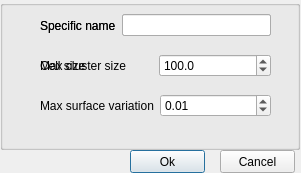
<?xml version="1.0" encoding="UTF-8"?>
<ui version="4.0">
 <class>sfcSimpF</class>
 <widget class="QDialog" name="sfcSimpF">
  <property name="geometry">
   <rect>
    <x>0</x>
    <y>0</y>
    <width>301</width>
    <height>173</height>
   </rect>
  </property>
  <property name="windowTitle">
   <string>Cloud Simplifier property</string>
  </property>
  <widget class="QPushButton" name="ok">
   <property name="geometry">
    <rect>
     <x>130</x>
     <y>150</y>
     <width>75</width>
     <height>23</height>
    </rect>
   </property>
   <property name="text">
    <string>Ok</string>
   </property>
  </widget>
  <widget class="QPushButton" name="cancel">
   <property name="geometry">
    <rect>
     <x>220</x>
     <y>150</y>
     <width>75</width>
     <height>23</height>
    </rect>
   </property>
   <property name="text">
    <string>Cancel</string>
   </property>
  </widget>
  <widget class="QGroupBox" name="grid">
   <property name="geometry">
    <rect>
     <x>0</x>
     <y>0</y>
     <width>300</width>
     <height>150</height>
    </rect>
   </property>
   <property name="title">
    <string/>
   </property>
   <widget class="QWidget" name="horizontalLayoutWidget_6">
    <property name="geometry">
     <rect>
      <x>40</x>
      <y>10</y>
      <width>231</width>
      <height>31</height>
     </rect>
    </property>
    <layout class="QHBoxLayout" name="horizontalLayout_6">
     <item>
      <widget class="QLabel" name="label_2">
       <property name="text">
        <string>Specific name</string>
       </property>
      </widget>
     </item>
     <item>
      <widget class="QLineEdit" name="name"/>
     </item>
    </layout>
   </widget>
   <widget class="QWidget" name="horizontalLayoutWidget_5">
    <property name="geometry">
     <rect>
      <x>40</x>
      <y>50</y>
      <width>231</width>
      <height>31</height>
     </rect>
    </property>
    <layout class="QHBoxLayout" name="horizontalLayout_5">
     <item>
      <widget class="QLabel" name="label_5">
       <property name="text">
        <string>Cell size</string>
       </property>
      </widget>
     </item>
     <item>
      <widget class="QDoubleSpinBox" name="c_size">
       <property name="decimals">
        <number>5</number>
       </property>
       <property name="minimum">
        <double>0.000010000000000</double>
       </property>
       <property name="maximum">
        <double>1.000000000000000</double>
       </property>
       <property name="singleStep">
        <double>0.000010000000000</double>
       </property>
       <property name="value">
        <double>0.000100000000000</double>
       </property>
      </widget>
     </item>
    </layout>
   </widget>
  </widget>
  <widget class="QGroupBox" name="hor">
   <property name="geometry">
    <rect>
     <x>0</x>
     <y>0</y>
     <width>300</width>
     <height>150</height>
    </rect>
   </property>
   <property name="title">
    <string/>
   </property>
   <widget class="QWidget" name="horizontalLayoutWidget_7">
    <property name="geometry">
     <rect>
      <x>40</x>
      <y>10</y>
      <width>231</width>
      <height>31</height>
     </rect>
    </property>
    <layout class="QHBoxLayout" name="horizontalLayout_7">
     <item>
      <widget class="QLabel" name="label_3">
       <property name="text">
        <string>Specific name</string>
       </property>
      </widget>
     </item>
     <item>
      <widget class="QLineEdit" name="name_h"/>
     </item>
    </layout>
   </widget>
   <widget class="QWidget" name="horizontalLayoutWidget_10">
    <property name="geometry">
     <rect>
      <x>40</x>
      <y>90</y>
      <width>231</width>
      <height>31</height>
     </rect>
    </property>
    <layout class="QHBoxLayout" name="horizontalLayout_10">
     <item>
      <widget class="QLabel" name="label_7">
       <property name="text">
        <string>Max surface variation</string>
       </property>
      </widget>
     </item>
     <item>
      <widget class="QDoubleSpinBox" name="msv">
       <property name="maximum">
        <double>1.000000000000000</double>
       </property>
       <property name="singleStep">
        <double>0.010000000000000</double>
       </property>
       <property name="value">
        <double>0.010000000000000</double>
       </property>
      </widget>
     </item>
    </layout>
   </widget>
   <widget class="QWidget" name="horizontalLayoutWidget_9">
    <property name="geometry">
     <rect>
      <x>40</x>
      <y>50</y>
      <width>231</width>
      <height>31</height>
     </rect>
    </property>
    <layout class="QHBoxLayout" name="horizontalLayout_9">
     <item>
      <widget class="QLabel" name="label_6">
       <property name="text">
        <string>Max cluster size</string>
       </property>
      </widget>
     </item>
     <item>
      <widget class="QDoubleSpinBox" name="mcs">
       <property name="decimals">
        <number>1</number>
       </property>
       <property name="maximum">
        <double>200.000000000000000</double>
       </property>
       <property name="singleStep">
        <double>0.100000000000000</double>
       </property>
       <property name="value">
        <double>100.000000000000000</double>
       </property>
      </widget>
     </item>
    </layout>
   </widget>
  </widget>
 </widget>
 <resources/>
 <connections/>
</ui>
